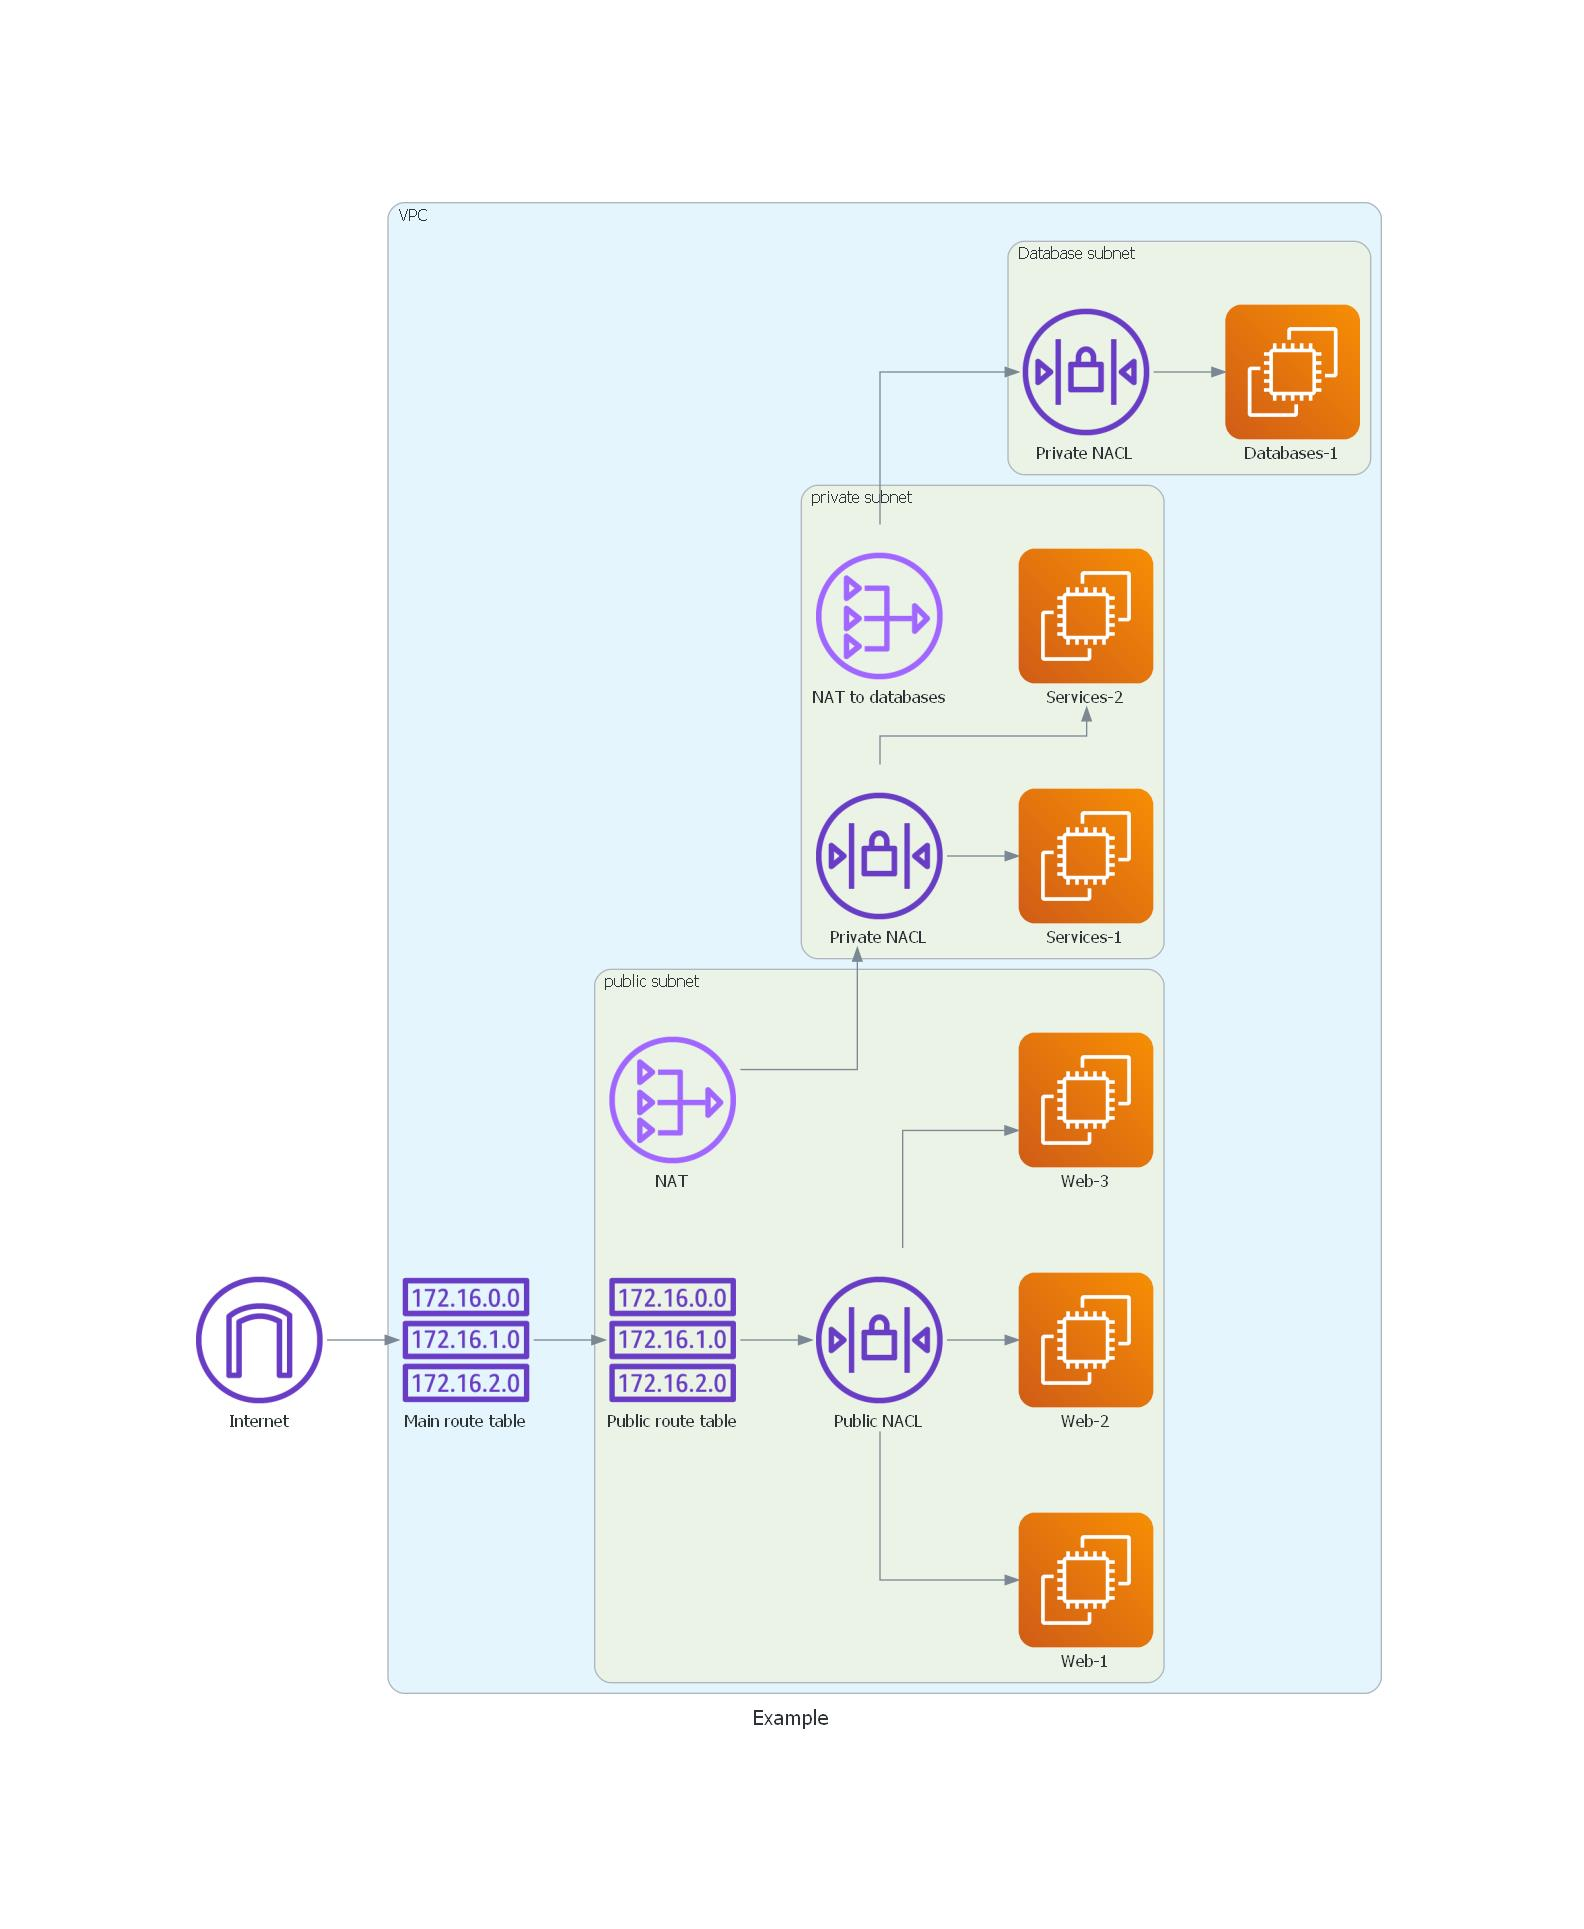

Generate this figure with Python:
from diagrams import Cluster, Diagram
import diagrams.aws.network as network
from diagrams.aws.compute import EC2


with Diagram("Example", direction="LR", show=False, outformat="png", filename="architecture"):

    igw = network.InternetGateway("Internet")

    with Cluster("VPC"):
        main_rt = network.RouteTable("Main route table")


        with Cluster("public subnet"):
            public_rt = network.RouteTable("Public route table")
            nacl_1 = network.Nacl("Public NACL")

            # Instances
            ec2 = [ EC2(f"Web-{index}") for index in range(1, 4) ]

            # Get public subnet symbol
            # public_subnet = network.PublicSubnet("Public subnet")
            nat = network.NATGateway("NAT")

        with Cluster("private subnet"):
            nacl_2 = network.Nacl("Private NACL")


            # Instances
            ec2_private = [ EC2(f"Services-{index}") for index in range(1, 3) ]

            # Get private subnet symbol
            # private_subnet = network.PrivateSubnet("Private subnet")
            nat_2 = network.NATGateway("NAT to databases")

        with Cluster("Database subnet"):
            nacl_3 = network.Nacl("Private NACL")


            # Instances
            ec2_database = [ EC2(f"Databases-{index}") for index in range(1, 2) ]

            # Get private subnet symbol
            # private_subnet = network.PrivateSubnet("Private subnet")









    # Relationships 
    igw >> main_rt >> public_rt >> nacl_1 >> ec2
    nat >> nacl_2 >> ec2_private
    nat_2 >> nacl_3 >> ec2_database
